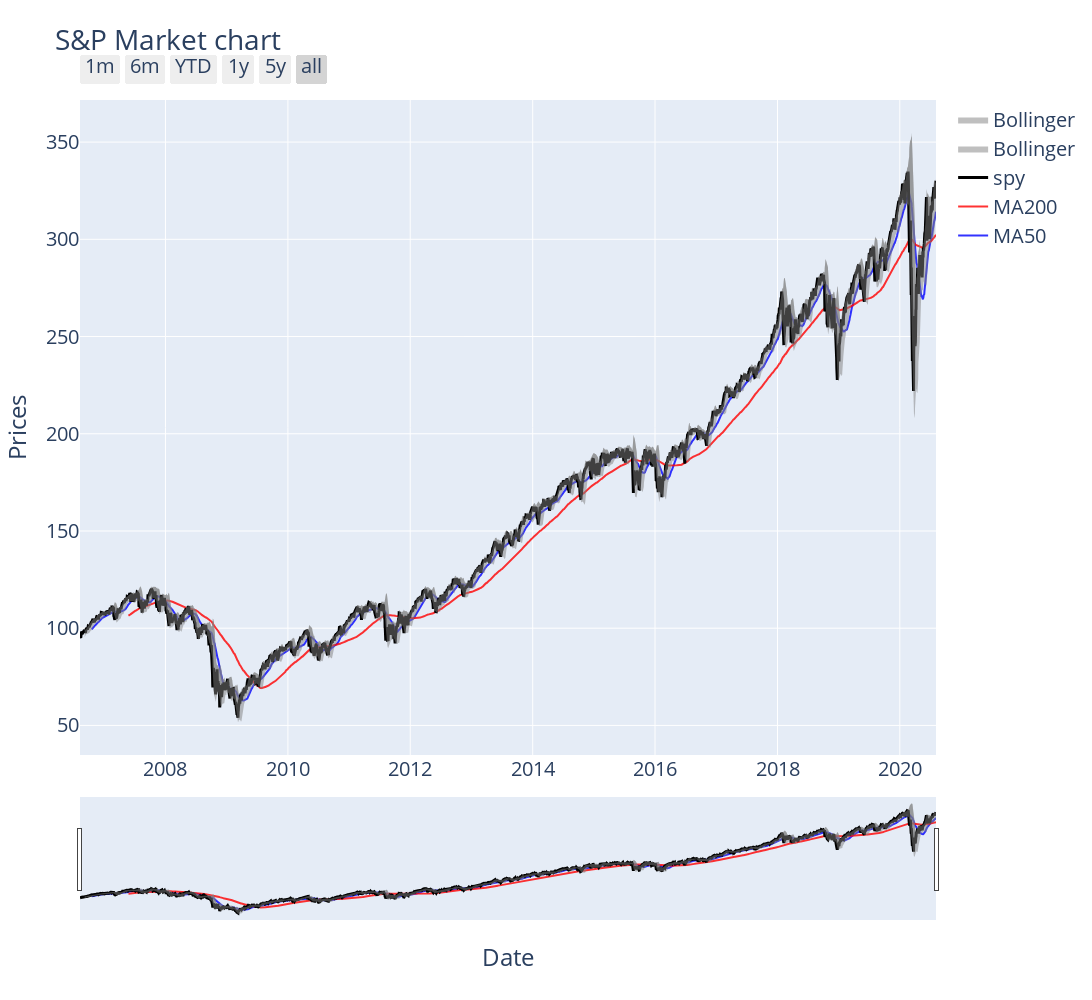

Notebook source saved alongside this figure:
### Markdown cell above
# Main

### Code cell
%matplotlib widget
df_sec = update_securities_df(Securities_file_import_from_csv, update = False)

# Relative strength indicator and economic indicators

# df = update_securities_df(Securities_file_import_from_csv)

# Local variables
#accounts = ['sectors','inx']
data_type='Adj Close'
# force_update = False # Force download of financial data
# df = df.loc[(df['Type'] == 'sector') | (df['Type'] == 'inx')]
# df = df['Ticker'].values.tolist()

# for ARRAY in df: 
#     prices_file = META_FILE_FOLDER_LOCATION +'prices_'+ARRAY+'.csv'
# #     if ARRAY == 'sectors': 
# #         securities = ['xlp', 'xle', 'xlv', 'xli', 'xlb',
# #                       'xlk', 'iyt', 'xlu', 'vcr', 'vfh', 'vnq']
        
#         sector_price_data = get_prices(df, account, prices_file, 
#                                        data_type, start_date, force_update)
        
#     for index,rows in df.iterrows():
#         if rows['Type'] == 'sector':
#             prices_file = META_FILE_FOLDER_LOCATION +'prices_'+rows['Ticker']+'.csv'
#             sector_price_data = get_prices(rows['Ticker'], account, prices_file, 
#                                            data_type, start_date, force_update)
        

df = df_sec
df = df.loc[(df['Type'] == 'sector') | (df['Type'] == 'inx')]
df = df['Ticker'].values.tolist()

sector_price_data = get_prices(df, account = SECURITY_ARRAY[0], 
                               FOLDER_LOCATION = META_FILE_FOLDER_LOCATION,
                               data_type = 'Adj Close', start_date = start_date, force_update = False)

    
inx_price_data = sector_price_data[[INX]]
#inx_price_data = inx_price_data.rename(columns={inx_price_data[0]: INX })
inx_price_data['MA50_index']=inx_price_data[INX].rolling(50).mean()
inx_price_data['MA200_index']=inx_price_data[INX].rolling(200).mean()
#inx_price_data.index = pd.to_datetime(inx_price_data.index)

#  Function calls
Market_indicator_signal,mkt_ind = get_mkt_indicator(inx_price_data)
Average_return = _1_3_6_9_12_month_returns(sector_price_data)
FRED_data_mort = get_FRED_data('MORTGAGE30US','mort',start_date,0,1,FRED_API)
FRED_data_LEI = get_FRED_data('USSLIND','LEI',start_date,0,1,FRED_API)
FRED_data_inf = get_FRED_data('CPILFESL','inf',start_date,12,100,FRED_API)
FRED_data_10_2 = get_FRED_data('T10Y2Y','10_2',start_date,0,1,FRED_API)
FRED_data_RF = get_FRED_data('DTB3','RF',start_date,0,1,FRED_API)
FRED_data_ICSA = get_FRED_data('ICSA','UnEmp',start_date,52,1,FRED_API)

combined_12_mo_return = pd.concat([FRED_data_RF, FRED_data_inf,
                                  FRED_data_LEI, FRED_data_mort,
                                  FRED_data_10_2, FRED_data_ICSA], 
                                  axis=1, sort=False)
combined_12_mo_return = combined_12_mo_return.fillna(method='ffill')
combined_12_mo_return = combined_12_mo_return.fillna(method='bfill')
bollinger_bands_graph(inx_price_data,INX);

#  Display
display = display_relative_strength(Average_return,
                                    Market_indicator_signal,
                                    mkt_ind,
                                    securities_file_location)

# S&P CHART
font = 1.0
inx_price_data = inx_price_data.reset_index()
Upper_bollinger = go.Scatter(x=inx_price_data['Date'],
                        y=inx_price_data['Upper Band'],
                                                     fill = "tonexty",
                        line=go.scatter.Line(color='gray', width = font*.0001),
                           opacity=0.8,
                           name='Bollinger',
                           text='Bollinger')

Lower_bollinger = go.Scatter(x=inx_price_data['Date'],
                        y=inx_price_data['Lower Band'],
                             fill = "tonexty",
                        line=go.scatter.Line(color='gray', width = font*.0001),
                           opacity=0.8,
                           name='Bollinger',
                           text='Bollinger')


price_data = go.Scatter(x=inx_price_data['Date'],
                        y=inx_price_data['spy'],
                        line=go.scatter.Line(color='black', width = font*3),
                           opacity=0.8,
                           name='spy',
                           text='price')

shrt_MA_data = go.Scatter(x=inx_price_data['Date'],
                        y=inx_price_data['MA50_index'],
                        line=go.scatter.Line(color='blue', width = font*2),
                           opacity=0.8,
                           name='MA50',
                           text='MA50')

long_MA_data = go.Scatter(x=inx_price_data['Date'],
                        y=inx_price_data['MA200_index'],
                        line=go.scatter.Line(color='red', width = font*2),
                           opacity=0.8,
                           name='MA200',
                           text='MA200')



layout = go.Layout(height=1000, width=1600, font=dict(size=20),
                   title='S&P Market chart',
                    yaxis=dict(title='Prices'),
                   xaxis=dict(title='Date',
                           rangeslider=dict(visible=True),
                           rangeselector=dict(
                           buttons=list([
                        dict(count=1, label="1m", step="month", stepmode="backward"),
                        dict(count=6, label="6m", step="month", stepmode="backward"),
                        dict(count=1, label="YTD", step="year", stepmode="todate"),
                        dict(count=1, label="1y", step="year", stepmode="backward"),
                        dict(count=6, label="5y", step="year", stepmode="backward"),
                        dict(step="all")
                ]))))


fig = go.Figure(data=[shrt_MA_data, long_MA_data, price_data, Upper_bollinger, Lower_bollinger], layout=layout)
iplot(fig)

display4 = econometric_graph(combined_12_mo_return);

### Figure 1 — Plotly figure (JSON) as saved in the notebook; plotly's stock layout.template omitted (floating-point values rounded to 4 significant figures; data arrays with more than 128 entries replaced by an {"elided": "..."} marker saying what was removed)
{"data": [{"line": {"color": "blue", "width": 2}, "name": "MA50", "opacity": 0.8, "text": "MA50", "type": "scatter", "x": {"elided": "3521 str values"}, "y": {"elided": "3521 float values"}}, {"line": {"color": "red", "width": 2}, "name": "MA200", "opacity": 0.8, "text": "MA200", "type": "scatter", "x": {"elided": "3521 str values"}, "y": {"elided": "3521 float values"}}, {"line": {"color": "black", "width": 3}, "name": "spy", "opacity": 0.8, "text": "price", "type": "scatter", "x": {"elided": "3521 str values"}, "y": {"elided": "3521 float values"}}, {"fill": "tonexty", "line": {"color": "gray", "width": 0.0001}, "name": "Bollinger", "opacity": 0.8, "text": "Bollinger", "type": "scatter", "x": {"elided": "3521 str values"}, "y": {"elided": "3521 float values"}}, {"fill": "tonexty", "line": {"color": "gray", "width": 0.0001}, "name": "Bollinger", "opacity": 0.8, "text": "Bollinger", "type": "scatter", "x": {"elided": "3521 str values"}, "y": {"elided": "3521 float values"}}], "layout": {"font": {"size": 20}, "height": 1000, "title": {"text": "S&P Market chart"}, "width": 1600, "xaxis": {"autorange": true, "range": ["2006-08-09", "2020-08-04"], "rangeselector": {"buttons": [{"count": 1, "label": "1m", "step": "month", "stepmode": "backward"}, {"count": 6, "label": "6m", "step": "month", "stepmode": "backward"}, {"count": 1, "label": "YTD", "step": "year", "stepmode": "todate"}, {"count": 1, "label": "1y", "step": "year", "stepmode": "backward"}, {"count": 6, "label": "5y", "step": "year", "stepmode": "backward"}, {"step": "all"}]}, "rangeslider": {"autorange": true, "range": ["2006-08-09", "2020-08-04"], "visible": true, "yaxis": {"_template": null, "rangemode": "match"}}, "title": {"text": "Date"}, "type": "date"}, "yaxis": {"autorange": true, "range": [34.79, 371.6], "title": {"text": "Prices"}, "type": "linear"}}}
